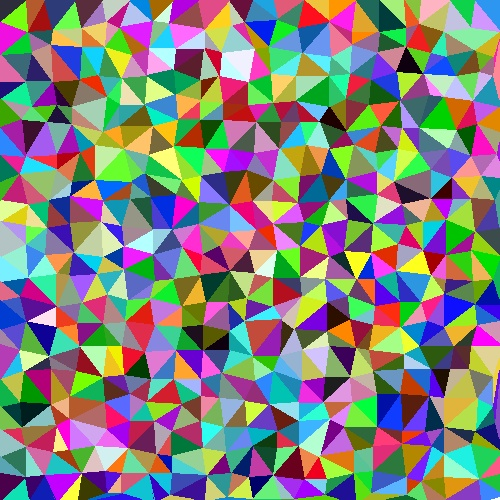
#> input picture testImage.jpg, 500 x 500 px
$ python colorFilter.py
#> lines starting #> are read from the running program, lines starting #| are printed output that depends on the picture; after the words box and inside, x2 and y2 are one past the last pixel; in counts of white or black regions, pixels touching at a corner belong together
import cv2
import numpy as np


def greater(contour):  # for sorting the contours
    cx, cy = cv2.boundingRect(contour)[:2]
    return cy, cx


def formatColour(colour):  # format the mean colour to whole number
    b = round(colour[0] / 128) * 128
    g = round(colour[1] / 128) * 128
    r = round(colour[2] / 128) * 128
    if b > 255:
        b = 255
    if g > 255:
        g = 255
    if r > 255:
        r = 255
    return b, g, r


# read image
# img = cv2.imread('./testS.jpg')
# img = cv2.imread('./testContours.jpg')
img = cv2.imread('./testImage.jpg')
#> img is the input picture: shape (500, 500, 3); mean B, G, R 124.9, 129.8, 129.7

cloneImg = img.copy()
# imgDraw = np.ones((1000, 1000, 3), np.uint8) * 255

# blur = cv2.GaussianBlur(img, (1, 1), 0)
### cv2.COLOR_BGR2GRAY
## 77 Red 150 Green 28 Blue
imgray = cv2.cvtColor(img, cv2.COLOR_BGR2GRAY)
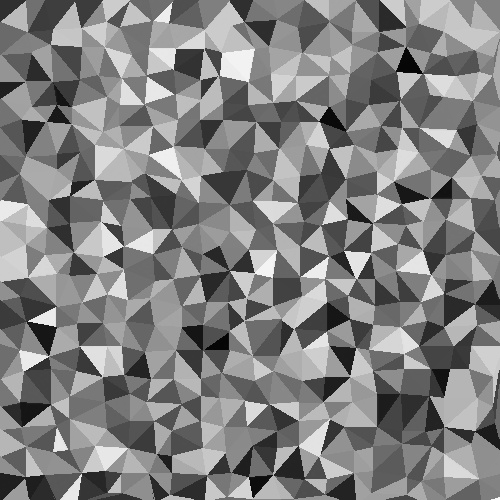
#> imgray: shape (500, 500); min 3, max 254, mean 129.2
# hsv = cv2.cvtColor(img,cv2.COLOR_BGR2HSV)

# hsv = 6 (h) * 5 (sv) = 30

colorList = []
colorCode = [
    (0, 0, 0), (0, 51, 0), (0, 102, 0), (0, 153, 0), (0, 204, 0), (0, 255, 0),
    (0, 0, 51), (0, 51, 51), (0, 102, 51), (0, 153, 51), (0, 204, 51), (0, 255, 51),
    (0, 0, 102), (0, 51, 102), (0, 102, 102), (0, 153, 102), (0, 204, 102), (0, 255, 102),
    (0, 0, 153), (0, 51, 153), (0, 102, 153), (0, 153, 153), (0, 204, 153), (0, 255, 153),
    (0, 0, 204), (0, 51, 204), (0, 102, 204), (0, 153, 204), (0, 204, 204), (0, 255, 204),
    (0, 0, 255), (0, 51, 255), (0, 102, 255), (0, 153, 255), (0, 204, 255), (0, 255, 255)
]

# [46 lines of commented-out code are left out]
from copy import deepcopy
counts = []
for color in colorCode:
    counts.append(0)
    low = list(color)
    high = list(color)
    # [6 lines of commented-out code are left out]
    for l in range(3):
        low[l] -= 25
        if low[l] < 0:
            low[l] = 0
    for h in range(3):
        high[h] += 26
        if high[h] > 255:
            high[h] = 255
    print('\t'+str(low))
    print('\t'+str(high))
    lower=np.array(low,np.uint8)
    upper=np.array(high,np.uint8)
    filterImg=cv2.inRange(img,lower,upper)
    colorList.append(filterImg)
    cv2.imshow("thresh", filterImg)
    print(color)
    print('\t'+str(lower) + str(low))
    print('\t'+str(upper) + str(high))
    cv2.waitKey(0)
#> this loop made 36 passes
#> pass 1, `filterImg=cv2.inRange(img,lower,upper)`:
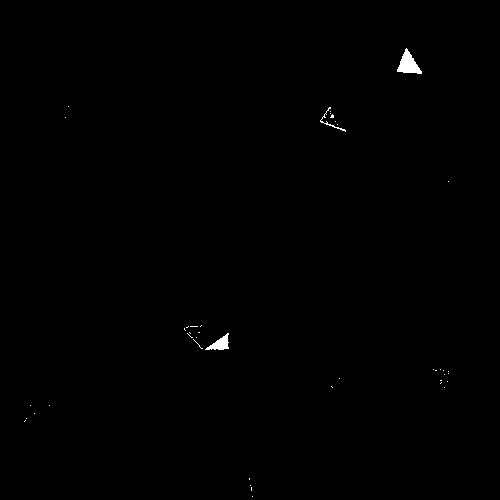
#> filterImg: shape (500, 500); 0.28% white; 42 white regions (39 under 20 px), largest, box (x1, y1, x2, y2) and area: (397, 48, 422, 74) 339, (205, 333, 229, 350) 200, (320, 107, 346, 132) 67
#> pass 2, `filterImg=cv2.inRange(img,lower,upper)`:
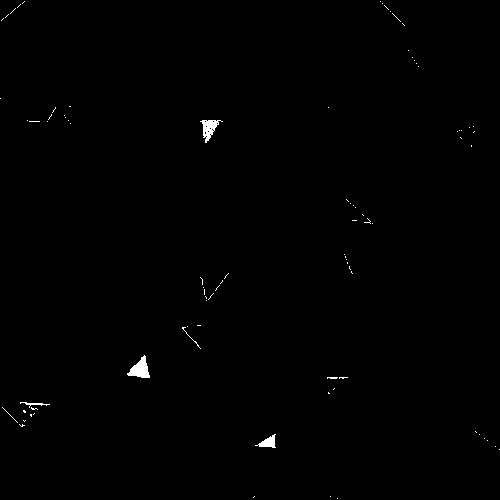
#> filterImg: shape (500, 500); 0.41% white; 86 white regions (81 under 20 px), largest, box (x1, y1, x2, y2) and area: (127, 355, 150, 378) 284, (200, 120, 223, 143) 231, (255, 434, 276, 448) 143, (20, 402, 50, 408) 55, (182, 327, 201, 349) 29
#> pass 3, `filterImg=cv2.inRange(img,lower,upper)`:
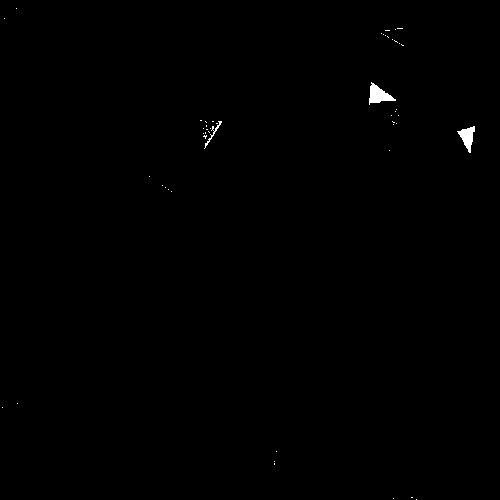
#> filterImg: shape (500, 500); 0.28% white; 49 white regions (46 under 20 px), largest, box (x1, y1, x2, y2) and area: (369, 82, 396, 105) 302, (457, 126, 475, 153) 239, (204, 121, 222, 149) 72
#> after the loop, colorList = 36 items; counts = 36 values from 0 to 0

ret, thresh = cv2.threshold(imgray, 200, 255, cv2.THRESH_BINARY_INV)
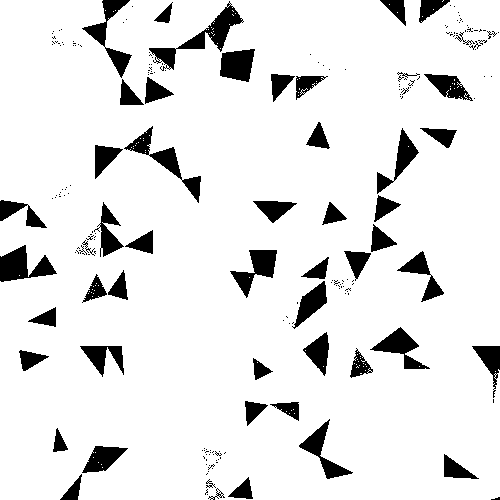
#> thresh: shape (500, 500); 90.1% white; 216 black regions (162 under 20 px), largest, box (x1, y1, x2, y2) and area: (149, 1, 244, 71) 1409, (0, 245, 57, 282) 1103, (124, 126, 201, 203) 1095
# cv2.imshow("thresh", yellow)
# cv2.waitKey(0)
cv2.imwrite('./filterCopy.jpg', imgray)

triangle = 0
for co in range(len(colorList)):
    color = colorList[co]
    contours, hierarchy = cv2.findContours(color, cv2.RETR_TREE, cv2.CHAIN_APPROX_SIMPLE)

    if len(contours) > 0:
        contours.sort(key=greater)
        x, y, w, h = cv2.boundingRect(contours[0])
        row, column, channel = img.shape
        if w == column and h == row:
            contours = contours[1:]

    for i in range(len(contours)):
        print(i)
        shape = "unidentified"
        c = contours[i]
        print('\t'+str(len(c)))
        # print('\t'+str(c))

        # to check is what shape
        # https://www.pyimagesearch.com/2016/02/08/opencv-shape-detection/
        peri = cv2.arcLength(c, True)
        print('\t'+str(peri))
        approx = cv2.approxPolyDP(c, 0.04 * peri, True)
        print('\t'+str(approx))
        if len(approx) == 3:
            shape = "triangle"
            print('is triangle')
            triangle += 1
            counts[co] += 1
            # [9 lines of commented-out code are left out]
            mask = np.zeros(imgray.shape[:2], np.uint8)
            maskImage = cv2.drawContours(mask, contours, i, 255, -1)

            # erode the mask slightly to ensure statistics are only being computed for the masked region and that no
            # background is accidentally included
            mask = cv2.erode(mask, None, iterations=5)
            mean_val = cv2.mean(cloneImg, mask=mask)
            # print(mean_val)

            # format rgb to whole number
            b, g, r = formatColour(mean_val)
            print('\t'+str(r)+', '+str(g)+', '+str(b))
            imgDraw = np.ones((1000, 1000, 3), np.uint8) * 255
            cv2.drawContours(imgDraw, [approx], 0, (b, g, r), -1)
            cv2.imshow("thresh", imgDraw)
            cv2.waitKey(0)
#> this loop made 36 passes
#> (x, y, w, h) on passes 1 to 5: (397, 48, 25, 26), (22, 1, 3, 3), (16, 8, 1, 1), (320, 81, 6, 7), (421, 99, 34, 31)
#> (printed output is left out)
#> pass 1, `cv2.imshow("thresh", imgDraw)`:
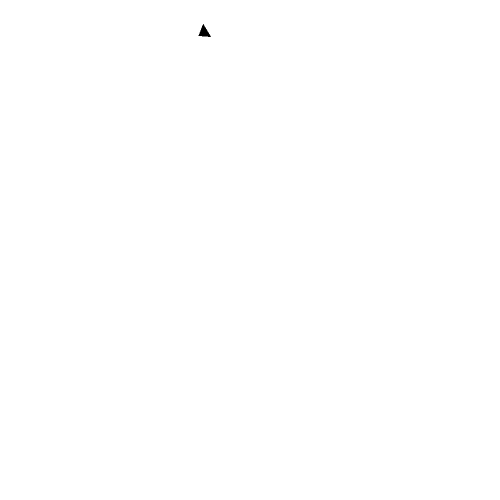
#> window 'thresh': shape (1000, 1000, 3) (shown at 1/2 size); 100% white; 1 black region, box (x1, y1, x2, y2) and area: (397, 48, 422, 74) 321
#> after the loop: color: shape (500, 500); 0.12% white; 32 white regions (31 under 20 px), largest, box (x1, y1, x2, y2) and area: (109, 347, 123, 372) 162
#> after the loop: imgDraw: shape (1000, 1000, 3); 100% white; 1 black region, box (x1, y1, x2, y2) and area: (109, 347, 123, 372) 162
#> after the loop: mask: shape (500, 500); every value is 0

print(triangle)
for i in range(len(colorCode)):
    print(colorCode[i])
    print(counts[i])

# # remove the totalChar in front of binary and random characters that is appended to the end of array
# # totalChar = int(dataTransferred[:16], 2)
# # secretBin = dataTransferred[16:16+(totalChar*7)]
# # secretMessage = ""

# # for i in range(0, len(secretBin), 7):
# #     secretMessage = secretMessage + chr(int(secretBin[i:i + 7], 2))

# # print(secretMessage)

# # newImage = cv2.drawContours(img, contours, -1, (0, 255, 0), 3)
# # cv2.imshow("contours", newImage)
# # cv2.waitKey(0)

# cv2.imshow("decode", imgDraw)
# cv2.waitKey(0)
